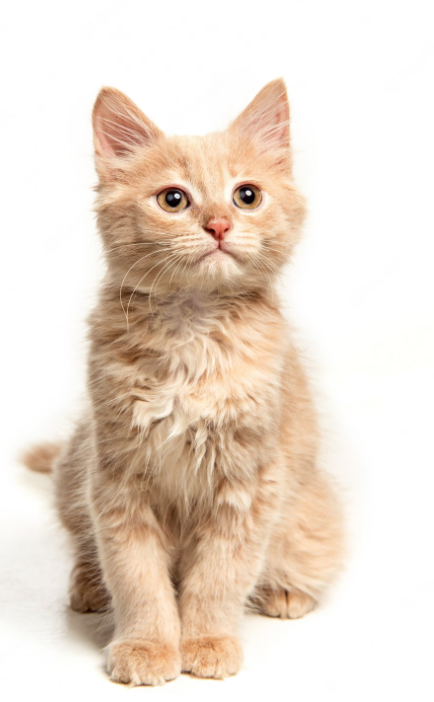
#> input picture data/cat.png, 434 x 702 px, found by its file name
$ jupyter execute '基礎教學-002.ipynb'
#> lines starting #> are read from the running program, lines starting #| are printed output that depends on the picture
# 基礎教學(with python)-002

+ Color Spaces
+ Blur Techniques
+ BITWISE Operations

# 一、Color spaces

+ GRAYSCALE
+ HSV
+ LAB

[cell 1]
import cv2
import matplotlib.pyplot as plt

plt.rcParams['figure.figsize'] = (10,10)

plt.subplot(2,2,1)
img = cv2.imread('./cat.png')
#> img is the input picture: shape (702, 434, 3); mean B, G, R 206, 219.3, 233.9
plt.title('origin')
plt.imshow(img[:,:,::-1])

# BGR to grayscale
plt.subplot(2,2,2)
gray = cv2.cvtColor(img, cv2.COLOR_BGR2GRAY)
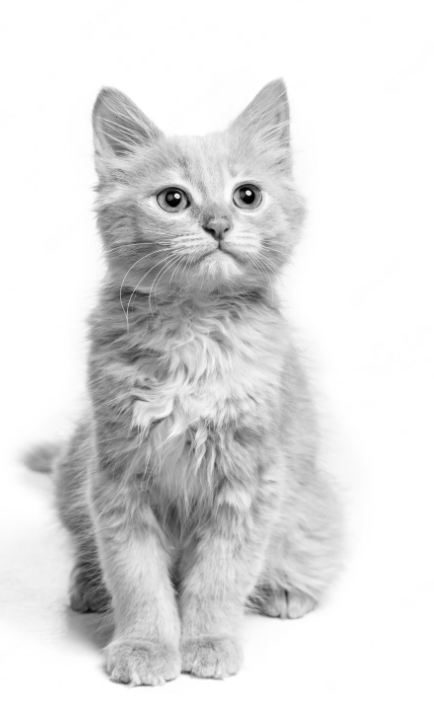
#> gray: shape (702, 434); min 1, max 255, mean 222.1
plt.title('gray')
plt.imshow(gray, cmap='gray')

# BGR to HSV
plt.subplot(2,2,3)
hsv = cv2.cvtColor(img, cv2.COLOR_BGR2HSV)
#> hsv: shape (702, 434, 3); mean H, S, V 9.5, 35.7, 233.9
plt.title('hsv')
plt.imshow(hsv[:,:,::-1])

# BGR to LAB
plt.subplot(2,2,4)
lab = cv2.cvtColor(img, cv2.COLOR_BGR2LAB)
#> lab: shape (702, 434, 3); mean of channels 0, 1, 2 224.8, 131.4, 136.9
plt.title('lab')
plt.imshow(lab[:,:,::-1])
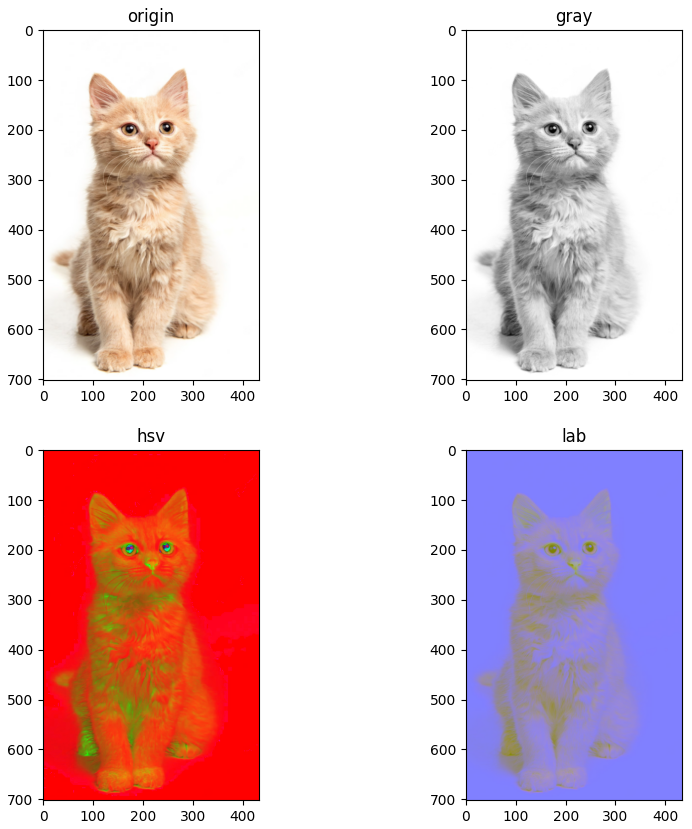
#> figure drawn by matplotlib, 4 panels

# 二、Blur technique

+ What is blur?
    +  blur is applied to the middle pixel as a result of the pixels around it
    + 利用一個小型的矩陣作為面罩（Mask）對原始影像進行捲積（Conolution），再將捲積得到值取代矩陣中心的像素值。
    + 通常用來消除或降低雜訊，例如camera sensor、燈光


+ [Average blur][1]
    + 計算 kernel裡所有 pixel的平均值，並將該平均值取代 kernel中心元素
    + kernel中的每個權pixel權重為1

+ [Gaussian blur][2]
    + 計算方式類似Average blur
    + kernel中的每個權pixel權重都不同，中心點最高，越往邊角越低
+ [Median blur][3]
    + 計算 kernel中所有 pixel的中位數(將pixel由小排到大)，並取然後取代中間的數值
+ [Bilateral blur][4]
    + 非線性濾波器
    + 由幾何空間距離和像素色差控制

[1]: https://medium.com/電腦視覺/影像雜訊去除-平滑法-smoothing-method-53ebf2b99570 "Average blur"
[2]: https://medium.com/@bob800530/python-gaussian-filter-概念與實作-676aac52ea17 "Gaussian blur"
[3]: https://medium.com/電腦視覺/影像雜訊去除-中值濾波器-median-filter-e00e1ec4c86d "Median blur"
[4]: https://cg2010studio.com/2012/10/14/雙邊濾波器-bilateral-filter/ "Bilateral blur"

[cell 2]
plt.rcParams['figure.figsize'] = (20,20)
plt.subplot(2,3,1)
img = cv2.imread('./cat.png')
plt.title('origin')
plt.imshow(img[:,:,::-1])

# averaging
plt.subplot(2,3,2)
average = cv2.blur(img, (5,5))
plt.title('average blur')
plt.imshow(average[:,:,::-1])

# gaussian blur
plt.subplot(2,3,3)
gauss = cv2.GaussianBlur(img, (5,5), 0)
plt.title('gaussian blur')
plt.imshow(gauss[:,:,::-1])


#median blur
plt.subplot(2,3,4)
median = cv2.medianBlur(img, 5)
plt.title('median blur')
plt.imshow(median[:,:,::-1])

#bilateral
plt.subplot(2,3,5)
bilateral = cv2.bilateralFilter(img, 10, 30, 30)
plt.title('bilateral blur')
plt.imshow(bilateral[:,:,::-1])
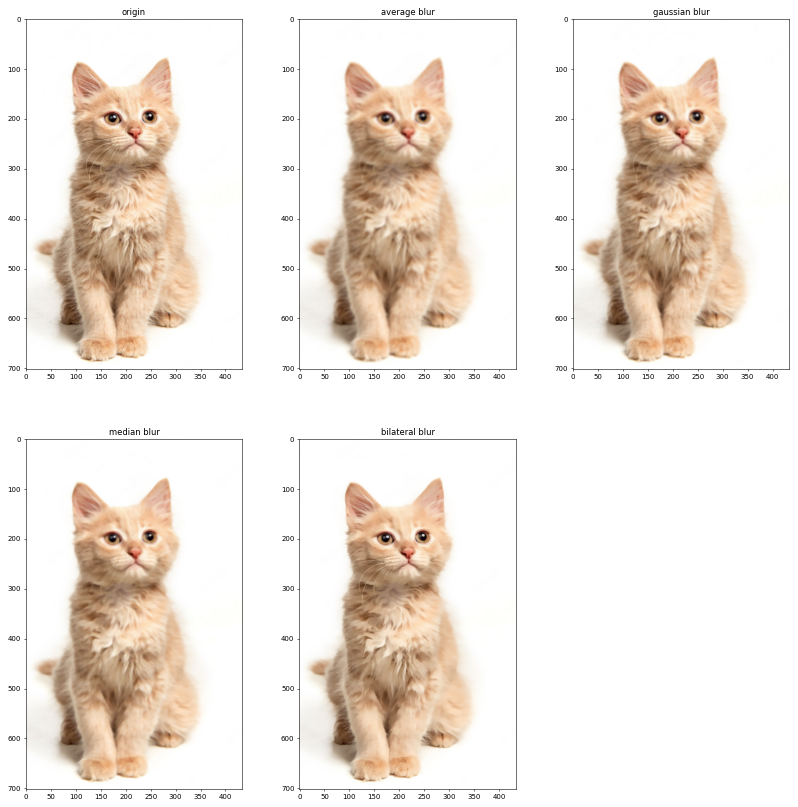
#> figure drawn by matplotlib, 5 panels

# 三、BITWISE Operations

+ AND
+ OR
+ XOR
+ NOT

[cell 3]
import cv2
import numpy as np
import matplotlib.pyplot as plt

blank = np.zeros((400,400), dtype='uint8')

rectangle = cv2.rectangle(blank.copy(), (30,30), (370,370), 255, -1)
circle = cv2.circle(blank.copy(), (200,200), 200, 255, -1)

plt.subplot(1,2,1)
plt.title('rectangle')
plt.imshow(rectangle, cmap='gray')

plt.subplot(1,2,2)
plt.title('circle')
plt.imshow(circle, cmap='gray')
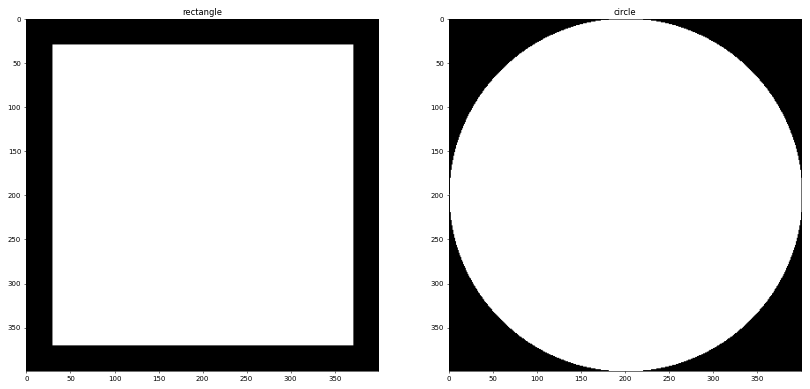
#> figure drawn by matplotlib, 2 panels

[cell 4]
plt.rcParams['figure.figsize'] = (15, 15)

# bitwise AND
plt.subplot(1,4,1)
bitwise_and = cv2.bitwise_and(rectangle, circle)
plt.title('bitwise_and')
plt.imshow(bitwise_and, cmap='gray')

# bitwise_or
plt.subplot(1,4,2)
bitwise_or = cv2.bitwise_or(rectangle, circle)
plt.title('bitwise_or')
plt.imshow(bitwise_or, cmap='gray')

# bitwise_xor
plt.subplot(1,4,3)
bitwise_xor = cv2.bitwise_xor(rectangle, circle)
plt.title('bitwise_xor')
plt.imshow(bitwise_xor, cmap='gray')

# bitwise_not(只輸入一張圖片)
plt.subplot(1,4,4)
bitwise_not = cv2.bitwise_not(rectangle)
plt.title('bitwise_not')
plt.imshow(bitwise_not, cmap='gray')
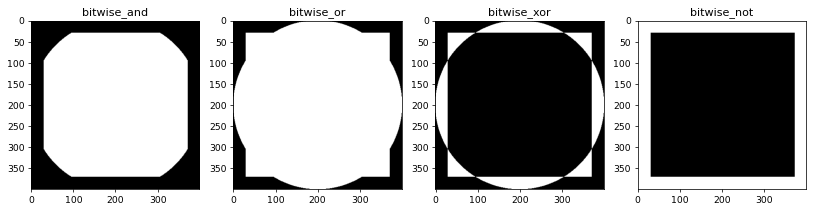
#> figure drawn by matplotlib, 4 panels
